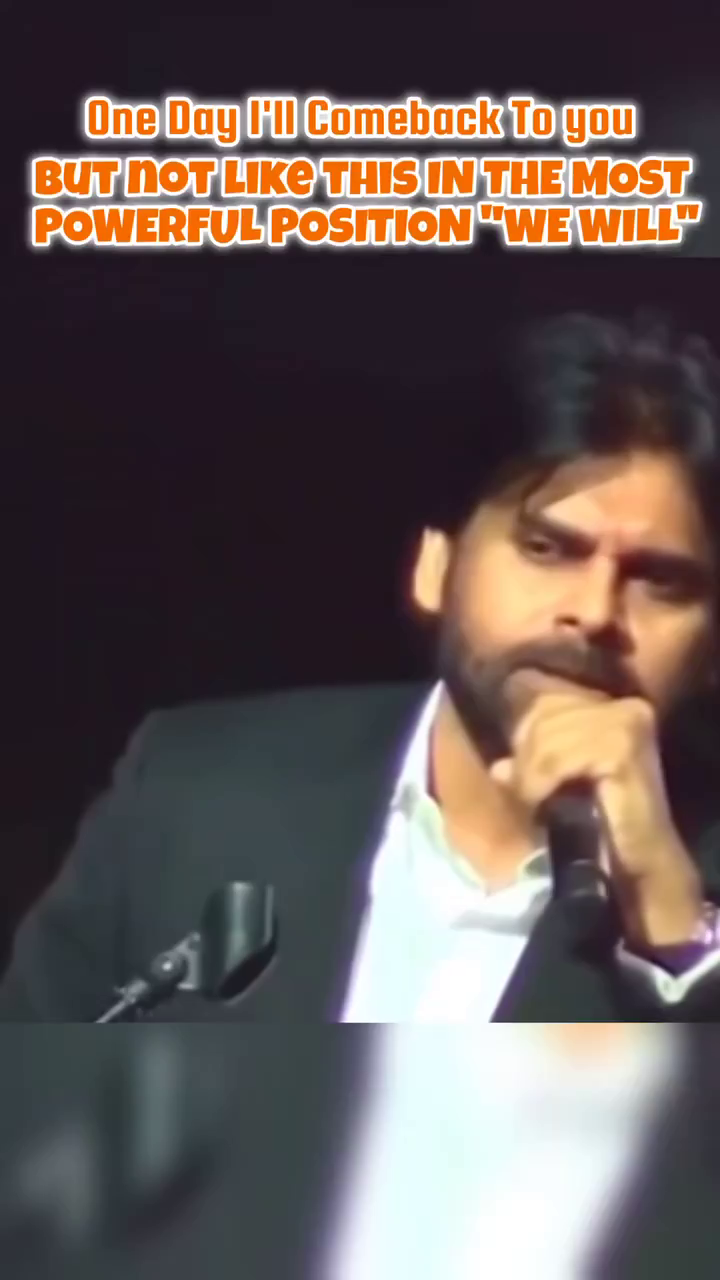
#> input picture frame 92 of openCV/power_star.mp4, 720 x 1280 px
$ python video.py
#> lines starting #> are read from the running program, lines starting #| are printed output that depends on the picture
import os
import cv2

# f_width = 700
# f_height = 500
#read video
# video_path = os.path.join('.','data','openCV/power_star.mp4')
video = cv2.VideoCapture('.//openCV//power_star.mp4')
# video = cv2.resize(video1,(500,500))

#visualize video
ret = True
while ret:
    ret, frame = video.read()
#> frame is the input picture: shape (1280, 720, 3); mean B, G, R 84.5, 86.7, 98.9
    img = cv2.resize(frame,(800,500))
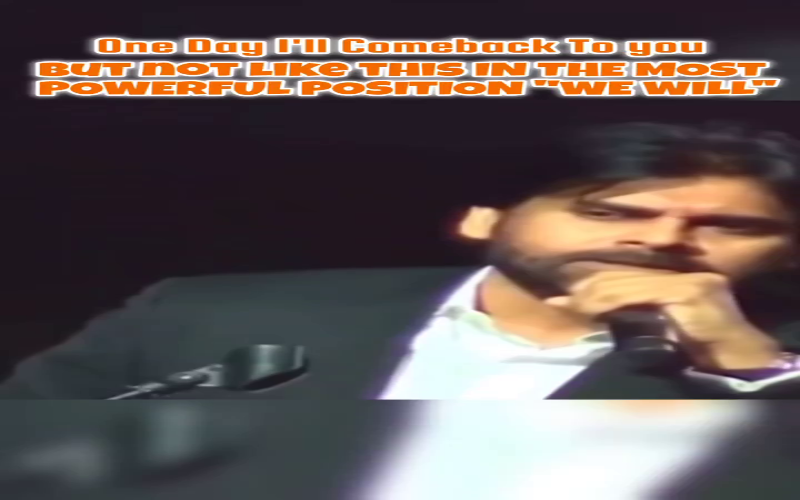
#> img: shape (500, 800, 3); mean B, G, R 84.4, 86.6, 98.9

    if ret:
        cv2.imshow('frame',img)
        cv2.waitKey(40)
video.release()
cv2.destroyAllWindows(40)

$ run again, starting later in the video
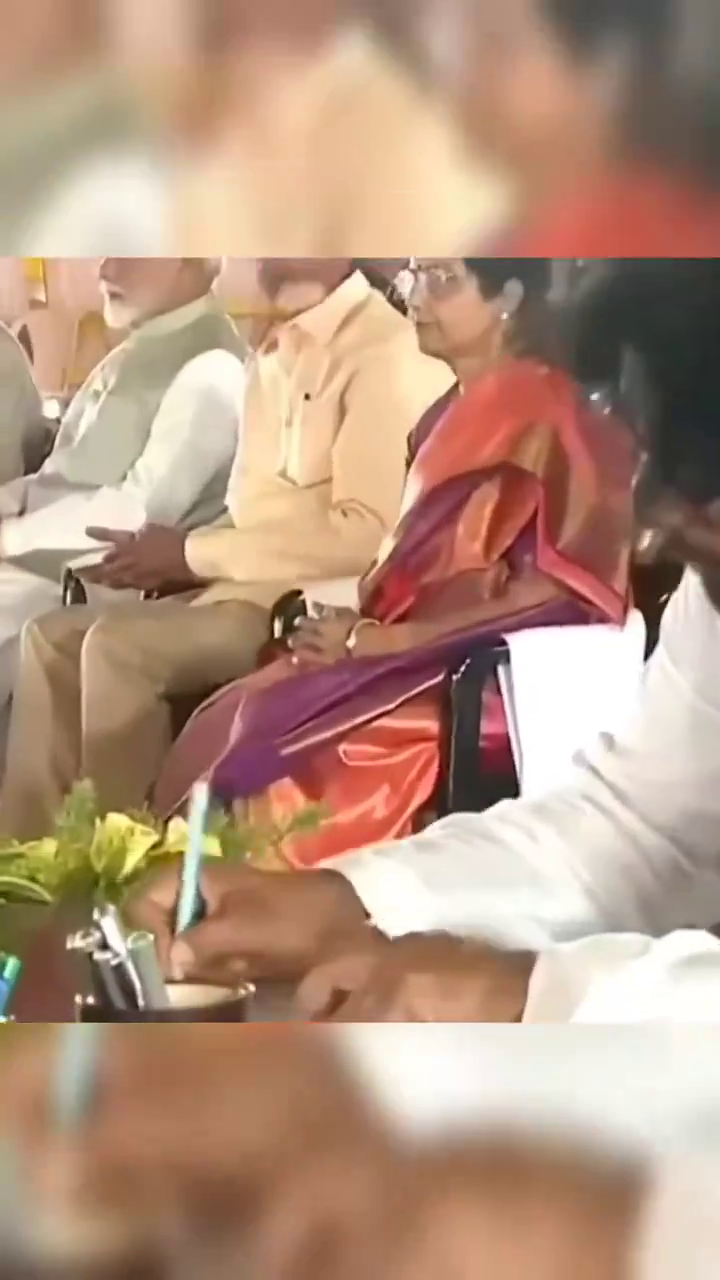
#> input picture frame 415 of openCV/power_star.mp4, 720 x 1280 px
#> frame is the input picture: shape (1280, 720, 3); mean B, G, R 127.5, 148.6, 181
#> `img = cv2.resize(frame,(800,500))`:
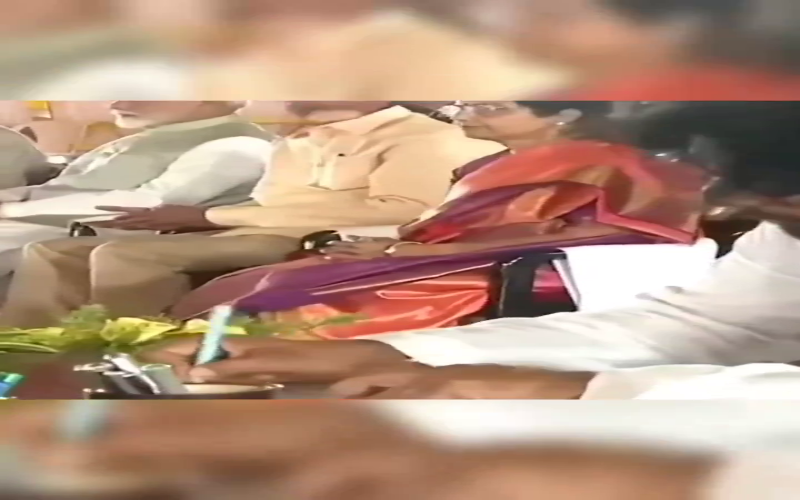
#> img: shape (500, 800, 3); mean B, G, R 127.5, 148.5, 181

$ run again, starting later in the video
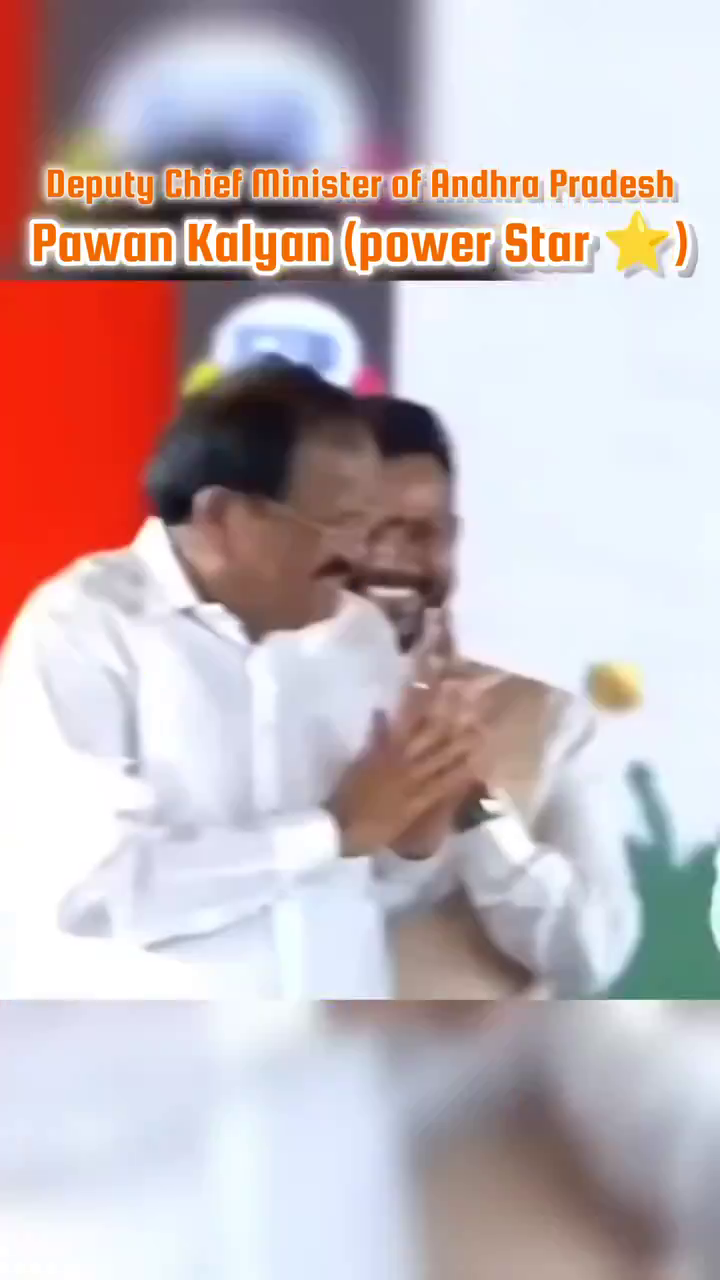
#> input picture frame 738 of openCV/power_star.mp4, 720 x 1280 px
#> frame is the input picture: shape (1280, 720, 3); mean B, G, R 184.6, 181.2, 196.7
#> `img = cv2.resize(frame,(800,500))`:
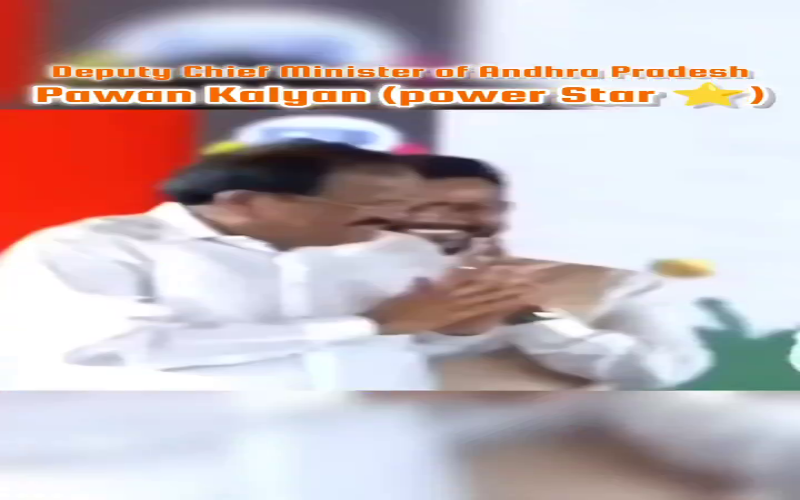
#> img: shape (500, 800, 3); mean B, G, R 184.6, 181.2, 196.7
